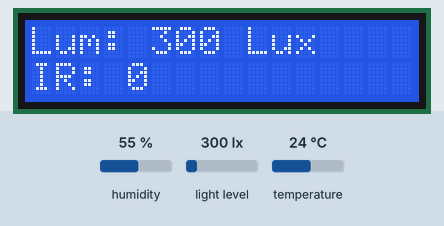
Bench run of a sketch on a simulated Arduino Uno, built with avr-gcc and run on an emulated ATmega328P. On the bench: 16×2 character LCD. Inputs (shaded band) come from the test bench; at power-on: humidity 55 %, light level 300 lx, temperature 24 °C. What the sketch prints to the serial monitor is not drawn.

Above: at 1.2 s.
1.3 s: humidity set to 22 %
At 4.2 s:
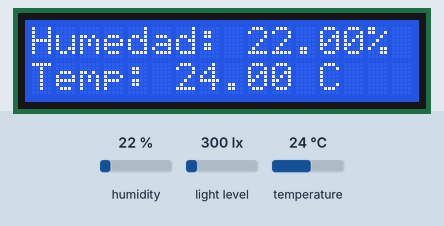
13.6 s: light level set to 1500 lx
At 18.7 s:
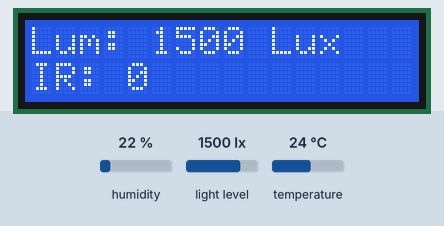
22.6 s: temperature set to 12 °C
At 28.1 s:
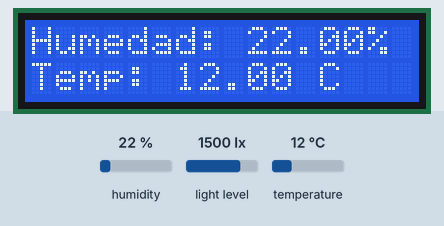
31.6 s: light level set to 40 lx
At 37.1 s:
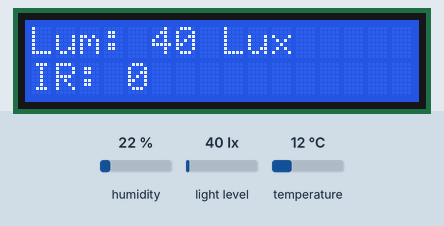
40.7 s: humidity set to 40 %
At 46.5 s:
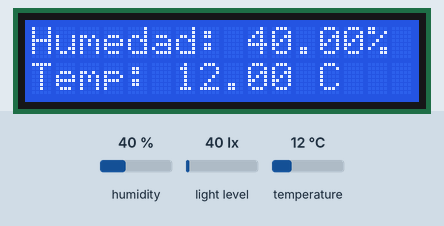
49.7 s: light level set to 500 lx
At 55.6 s:
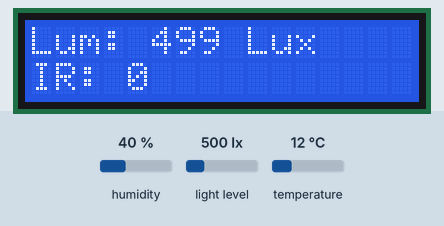
Timing chart, 0 to 57.1 s (numbered marks = the images above; inputs shaded):
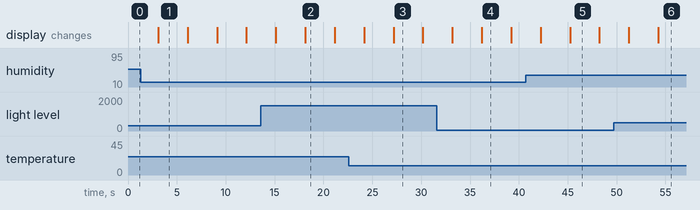

Measured:
- after the input at 1.3 s, the display: changes after 1.8 s (image 1)
- after the input at 13.6 s, the display: first differs from a run without the input after 4.5 s (image 2)
- after the input at 22.6 s, the display: first differs from a run without the input after 4.6 s (image 3)
- after the input at 31.6 s, the display: first differs from a run without the input after 4.6 s (image 4)
- after the input at 40.7 s, the display: first differs from a run without the input after 4.5 s (image 5)
- after the input at 49.7 s, the display: first differs from a run without the input after 4.6 s (image 6)
- what the display in image 1 shows lasts 3.0 s, from 3.1 s to 6.1 s

The sketch:

revisar_sensores.ino
```cpp
/*------------------------------------------------
Pequeño programa para revisar el funcionamiento de
los sensores sin tener que programar ciclos de
funcionamiento ni nada más

Autor: mauriciobenjamin@gmail.com
Github: https://github.com/mauriciobenjamin/control-monitor
https://learn.adafruit.com/adafruit-feather-m0-adalogger/setup
------------------------------------------------*/
#include <Arduino.h>
#include <LiquidCrystal.h>
#include <SD.h>
#include <SPI.h>
#include <Adafruit_Sensor.h>
#include <Wire.h>
#include "DHT.h"
#include "Adafruit_TSL2591.h"

#define DHTTYPE DHT22
LiquidCrystal lcd(5, 6, 9, 10 ,11, 12);
const int dhtpin = 13;
DHT dht(dhtpin, DHTTYPE);
Adafruit_TSL2591 tsl = Adafruit_TSL2591(2591);

uint16_t luxes;
float hR;
float tA;
unsigned long tiempoAnt = millis();

void sensorHRT();
uint16_t sensorLuz();

void setup() {
  Serial.begin(9600);
  lcd.begin(16, 2);
  pinMode(dhtpin, INPUT);
  lcd.clear(); lcd.home();
}

void loop() {
  sensorLuz();
  delay(3000);
  sensorHRT();
  delay(3000);
}

uint16_t sensorLuz() {
  uint32_t lum = tsl.getFullLuminosity();
  uint16_t ir, full;
  ir = lum >> 16;
  full = lum & 0xFFFF;
  luxes = tsl.calculateLux(full, ir);
  Serial.print("Luminancia: "); Serial.print(luxes); Serial.println(" Lux\t");
  Serial.print("IR: "); Serial.println(ir);
  lcd.clear();
  lcd.setCursor(0,0);
  lcd.print("Lum: "); lcd.print(luxes); lcd.print(" Lux");
  lcd.setCursor(0,1);
  lcd.print("IR: "); lcd.print(ir);
  return luxes, ir;
}

void sensorHRT() {
  unsigned long tLecturas = 2000;
  unsigned long tActual = millis();
  if(tActual > tiempoAnt + tLecturas) {
    hR = dht.readHumidity();
    tA = dht.readTemperature();
    lcd.clear(); lcd.home(); lcd.print("Humedad: "); lcd.print(hR); lcd.print("%");
    lcd.setCursor(0,1); lcd.print("Temp: "); lcd.print(tA); lcd.print(" C");
    Serial.print("Humedad: "); Serial.print(hR); Serial.println("%");
    Serial.print("Temperatura: "); Serial.print(tA); Serial.println(" °C");
    tiempoAnt = tActual;
    if (isnan(hR) || isnan(tA)) {
      lcd.clear();
      lcd.print("Error en HR/T");
      Serial.println("Error en HR/T");
      delay(3000);
      return;
    }
  }
  return hR, tA;
}
```
